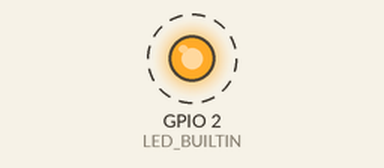
This sketch was run on a simulated ESP8266 (NodeMCU). On the bench: output pins drawn as LEDs (lit = HIGH, except the on-board LED, lit = LOW). Dashed ring = blinking. WiFi joins after 1.5 s; servers stay silent unless stated; what the sketch prints to the serial monitor is not drawn.

Above: at 2.2 s.
Timing chart, 0 to 5.0 s (numbered marks = the images above):
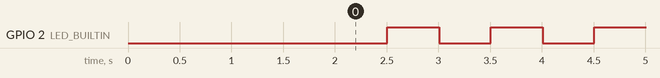

Measured:
- by itself, GPIO 2 (LED_BUILTIN): alternates HIGH for 0.50 s and LOW for 0.50 s

The sketch:

blink_ota.ino
```cpp
 /*
  AsyncElegantOTA Demo Example - This example will work for both ESP8266 & ESP32 microcontrollers.
  -----
  Author: Ayush Sharma ( https://github.com/ayushsharma82 )

  Important Notice: Star the repository on Github if you like the library! :)
  Repository Link: https://github.com/ayushsharma82/AsyncElegantOTA
*/

#if defined(ESP8266)
  #include <ESP8266WiFi.h>
  #include <ESPAsyncTCP.h>
#elif defined(ESP32)
  #include <WiFi.h>
  #include <AsyncTCP.h>
#endif

#include <ESPAsyncWebServer.h>
#include <AsyncElegantOTA.h>

const char* ssid = "Alberto";
const char* password = "22181224";

AsyncWebServer server(80);

void setup(void) {
  Serial.begin(115200);
  pinMode(LED_BUILTIN, OUTPUT);
  // Connect to Wi-Fi
  WiFi.begin(ssid, password);
  while (WiFi.status() != WL_CONNECTED) {
    delay(1000);
    Serial.println("Connecting to WiFi..");
  }
  // Print ESP Local IP Address
  Serial.println("");
  Serial.print("Connected to ");
  Serial.println(ssid);
  Serial.print("IP address: ");
  Serial.println(WiFi.localIP());

  server.on("/", HTTP_GET, [](AsyncWebServerRequest *request) {
    request->send(200, "text/plain", "Hi! This is a sample response.");
  });

  AsyncElegantOTA.begin(&server);    // Start AsyncElegantOTA
  server.begin();
  Serial.println("HTTP server started");
}

void loop(void) {
  digitalWrite(LED_BUILTIN, LOW);
  delay(500);
  digitalWrite(LED_BUILTIN, HIGH);
  delay(500);
}
```
